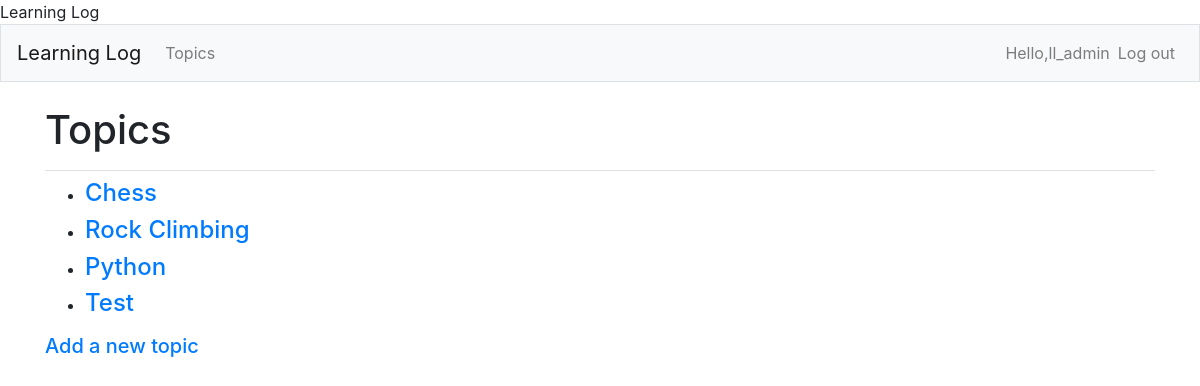
The app's page /topics/ (signed in) with its own data.
### learning_logs/models.py (models this page shows)
class Topic(models.Model):
    text = models.CharField(max_length=200)  # 储存用户写的主题
    date_added = models.DateTimeField(auto_now_add=True)  # 自动标记文件创建时的时间
    owner = models.ForeignKey(User, on_delete=models.CASCADE)
    def __str__(self):
        return self.text

### learning_logs/views.py (the view)
# urls.py: path('topics/', views.topics, name='topics'),  # 主题列表
@login_required  # 检查用户登陆后，才继续运行下面代码
def topics(request):
    topics = Topic.objects.filter(owner=request.user).order_by('date_added')
    context = {'topics': topics}
    return render(request, 'learning_logs/topics.html', context)

### learning_logs/templates/learning_logs/topics.html
{% extends "learning_logs/base.html" %}
{% block page_header %}
    <h1>Topics</h1>
{% endblock page_header %}
{% block content %}
    <ul>
        {% for topic in topics %}
            <li>
                <h4><a href="{% url 'learning_logs:topic' topic.id %}">{{ topic }}</a></h4>
            </li>
        {% empty %}
            <li><h4>No topics have been added yet.</h4></li>
        {% endfor %}
    </ul>
    <h5><a href="{% url 'learning_logs:new_topic' %}">Add a new topic</a></h5>
{% endblock content %}

### learning_logs/templates/learning_logs/base.html (shortened to what this page needs)
{% load bootstrap4 %}
<!doctype html>
<html lang="en">
<head>
    <meat name="viewport" content="width=devide-width, initial-scale=1, shrink-to-fit=no">
    <titel>Learning Log</titel>
    {% bootstrap_css %}
</head>
<body>
    <nav class="navbar navbar-expand-md navbar-light bg-light mb-4 border">
        <a class="navbar-brand" href="{% url 'learning_logs:index' %}">Learning Log</a>
        <div class="collapse navbar-collapse" id="navbarCollapse">
            <ul class="navbar-nav mr-auto">
                <li class="nav-item">
                    <a class="nav-link" href="{% url 'learning_logs:topics' %}">Topics</a>
                </li>
            </ul>
            <ul class="navbar-nav ml-auto">
                {% if user.is_authenticated %}
                    <li class="nav-item">
                        <span class="navbar-text">Hello,{{ user.username }}</span>
                    </li>
                    <li class="nav-item">
                        <a class="nav-link" href="{% url 'users:logout' %}">Log out</a>
                    </li>
                {% endif %}
            </ul>
        </div>
    </nav>
    <main role="main" class="container">
        <div class="pb-2 mb-2 border-bottom">
            {% block page_header %}{% endblock page_header %}
        </div>
        <div>
            {% block content %}{% endblock content %}
        </div>
    </main>
</body>
</html>

### records on screen
Topic: text "Chess"
Topic: text "Rock Climbing"
Topic: text "Python"
Topic: text "Test"

### other values on screen
{{ user.username }} "ll_admin"
